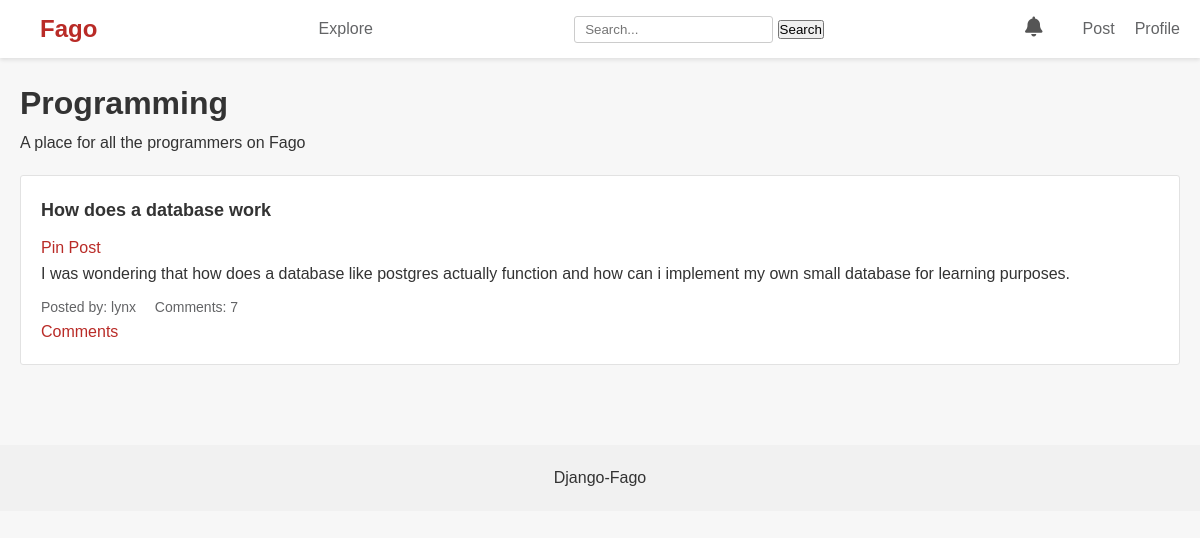
The page /c/Programming (signed in) on the database as committed earlier.
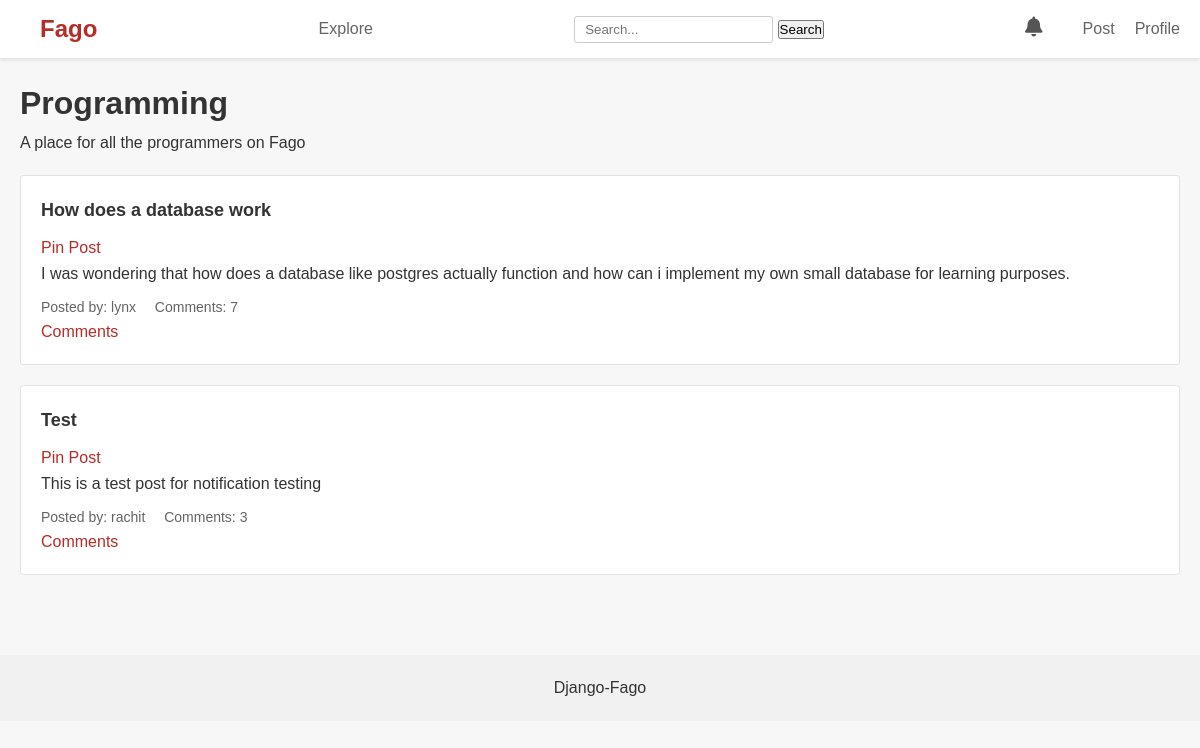
The same page on the database as committed later.
### posts/models.py (models this page shows, shortened)
class Post(models.Model):
    title = models.CharField(max_length=255)
    content = models.TextField()
    image = models.ImageField(upload_to=settings.POSTS_PICS_DIR,
                              blank=True,
                              null=True)
    author = models.ForeignKey(User, on_delete=models.CASCADE)
    posted_at = models.DateTimeField(timezone.now, default=timezone.now)
    community = models.ForeignKey(Community, related_name='posts', on_delete=models.CASCADE, default=None, null=True)
    pinned = models.BooleanField(default=False)

### communities/views.py (the view)
# urls.py: path('<str:community>', views.community, name='community'),
def community(request, community):
    community = get_object_or_404(Community, name=community)
    posts = community.posts.filter(pinned=False).all()
    pinned_posts = community.posts.filter(pinned=True).all()
    members = community.members.all()
    context = {
        'community': community,
        'members': members,
        'posts': posts,
        'pinned_posts': pinned_posts,
    }
    return render(request, 'communities/community.html', context=context)

### communities/templates/communities/community.html (shortened to what this page needs)
{% extends 'posts/base.html' %}
{% block content %}
<main class="container">
    <div class="community-header">
        <h1>{{ community.name }}</h1>
        <p>{{ community.description }}</p>
    </div>
    <div class="posts">
        {% for post in posts %}
        <div class="post">
            <h2>{{ post.title }}</h2>
            {% if user == community.owner %}
            <a href="{% url 'pin' post.id %}" class="hi">Pin Post</a>
            {% endif %}
            <p>{{ post.content }}</p>
            <div class="post-meta">
                <span>Posted by: {{ post.author }}</span>
                <span>Comments: {{ post.comment_set.count }}</span>
            </div>
            <a href="{% url 'read-post' post.id %}" class="hi">Comments</a>
        </div>
        {% endfor %}
    </div>
</main>
{% endblock %}

Rows that differ between the two databases and show on the page:
added Post: title "Test", content "This is a test post for notification testing", author "rachit", comment_set.count "3"
